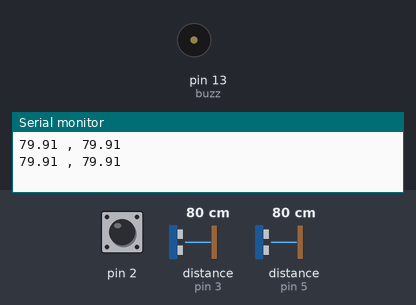
A sketch run on a simulated Arduino Uno, built with avr-gcc and run on an emulated ATmega328P. Shown: buzzer (waves = sounding, pin HIGH), the last lines printed to the serial monitor. Wiring (inferred from the names in the program): 2 × ultrasonic range finder: trigger pin 4, echo pin 5 / trigger pin 12, echo pin 3. The test bench sets the inputs (shaded band); at power-on: distance to the obstacle (sensors on pin 3, pin 5) 80 cm, pin 2 HIGH. The echo pulse lasts 58.3 µs per cm; pins used as bus, display or sensor lines are not drawn.

Above: at 1.7 s.
1.8 s: distance to the obstacle (sensor on pin 3) set to 23 cm
5.3 s: distance to the obstacle (sensor on pin 3) set to 19 cm
9.3 s: distance to the obstacle (sensor on pin 5) set to 12 cm
10.8 s: distance to the obstacle (sensor on pin 5) set to 9 cm
At 10.89 s:
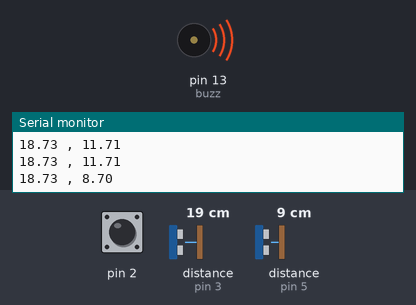
14.3 s: distance to the obstacle (sensor on pin 5) set to 18 cm
At 15.0 s:
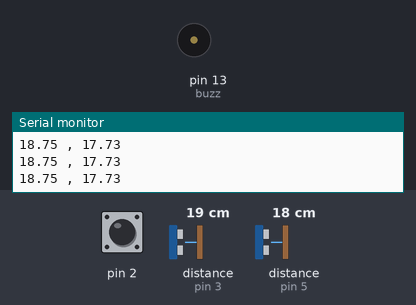
15.8 s: distance to the obstacle (sensor on pin 5) set to 2 cm
At 15.9 s:
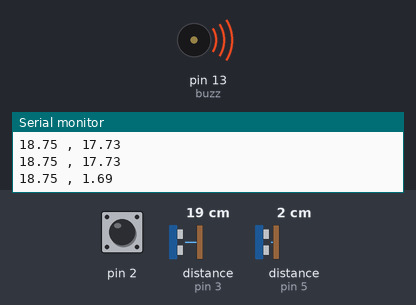
Timing chart, 0 to 20.3 s (numbered marks = the images above; inputs shaded):
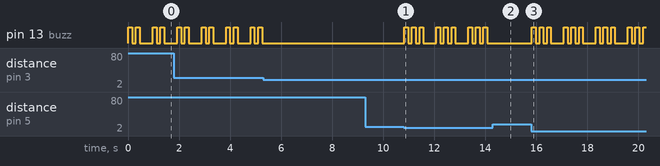

The sketch:

low_high_elevation_detection.ino
```cpp
#include <TinyGPS++.h>
#include <SoftwareSerial.h>

float depth = 0, distance = 0;

bool flag = 0;

float depth_threshold = 20, distance_threshold = 10; //in cms

float duration;

const int floorWet = A0, DTrig = 12, DEcho = 3, DiTrig = 4, DiEcho = 5, buzz = 13, sms = 2;

void setup()
{
  Serial.begin(9600);
  pinMode(DTrig, OUTPUT);
  pinMode(DEcho, INPUT);
  pinMode(DiTrig, OUTPUT);
  pinMode(DiEcho, INPUT);
  pinMode(buzz, OUTPUT);
  attachInterrupt(0, flagpost, LOW);
}

void loop()
{
  measure_ultrasonic();
  Serial.print(depth);
  Serial.print(" , ");
  Serial.print(distance);
  Serial.println("");

  if(depth > depth_threshold)
  {
    High_Depth();
  }
  if(distance < distance_threshold)
  {
    Low_Distance();
  }
}

void flagpost()
{
  flag = 1;
}

void measure_ultrasonic()
{
  digitalWrite(DTrig, LOW);
  digitalWrite(DiTrig, LOW);
  delayMicroseconds(2);
  digitalWrite(DTrig, HIGH);
  delayMicroseconds(10);
  digitalWrite(DTrig, LOW);
  duration = pulseIn(DEcho, HIGH);
  depth = duration * 0.0172;
  digitalWrite(DiTrig, HIGH);
  delayMicroseconds(10);
  digitalWrite(DiTrig, LOW);
  duration = pulseIn(DiEcho, HIGH);
  distance = duration * 0.0172;
}

void beep()
{
  digitalWrite(buzz, HIGH);
  delay(50);
  digitalWrite(buzz, LOW);
}

void High_Depth()
{
  digitalWrite(buzz, HIGH);
  delay(150);
  digitalWrite(buzz, LOW);
  delay(150);
  digitalWrite(buzz, HIGH);
  delay(150);
  digitalWrite(buzz, LOW);
  delay(500);
}

void Low_Distance()
{
  digitalWrite(buzz, HIGH);
  delay(150);
  digitalWrite(buzz, LOW);
  delay(150);
  digitalWrite(buzz, HIGH);
  delay(150);
  digitalWrite(buzz, LOW);
  delay(150);
  digitalWrite(buzz, HIGH);
  delay(150);
  digitalWrite(buzz, LOW);
  delay(500);
}
```

Measured:
- after the input at 5.3 s, pin 13 (buzz): stops changing and stays LOW
- after the input at 10.8 s, pin 13 (buzz): LOW → HIGH at once, then repeats every 1.3 s: 2 × (LOW 0.15 s, HIGH 0.15 s), LOW 0.50 s, HIGH 0.15 s
- after the input at 14.3 s, pin 13 (buzz): stops changing and stays LOW
- after the input at 15.8 s, pin 13 (buzz): LOW → HIGH at once, then repeats every 1.3 s: 2 × (LOW 0.15 s, HIGH 0.15 s), LOW 0.50 s, HIGH 0.15 s
- by itself, pin 13 (buzz): repeats every 0.96 s: LOW 0.15 s, HIGH 0.15 s, LOW 0.51 s, HIGH 0.15 s
